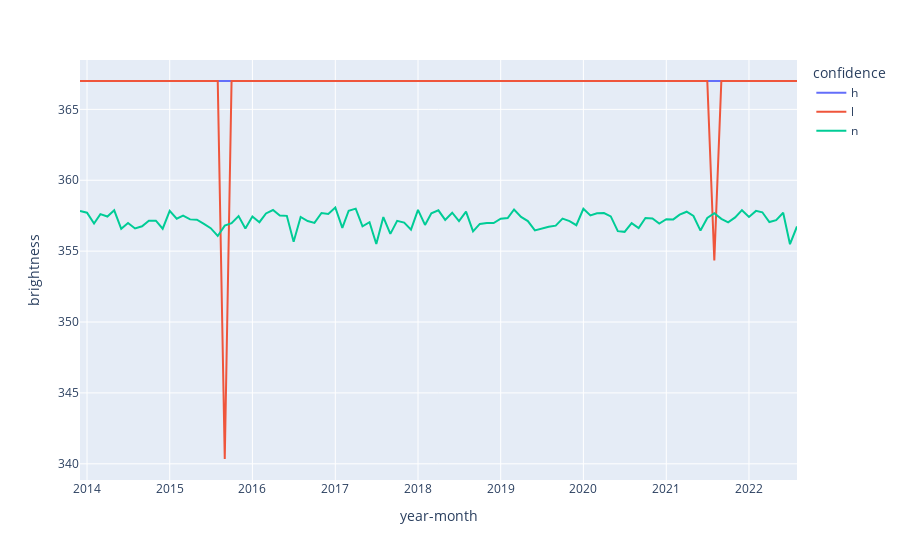

Source (notebook cell):
### Code cell
px.line(a, x='year-month', y='brightness', color='confidence')
